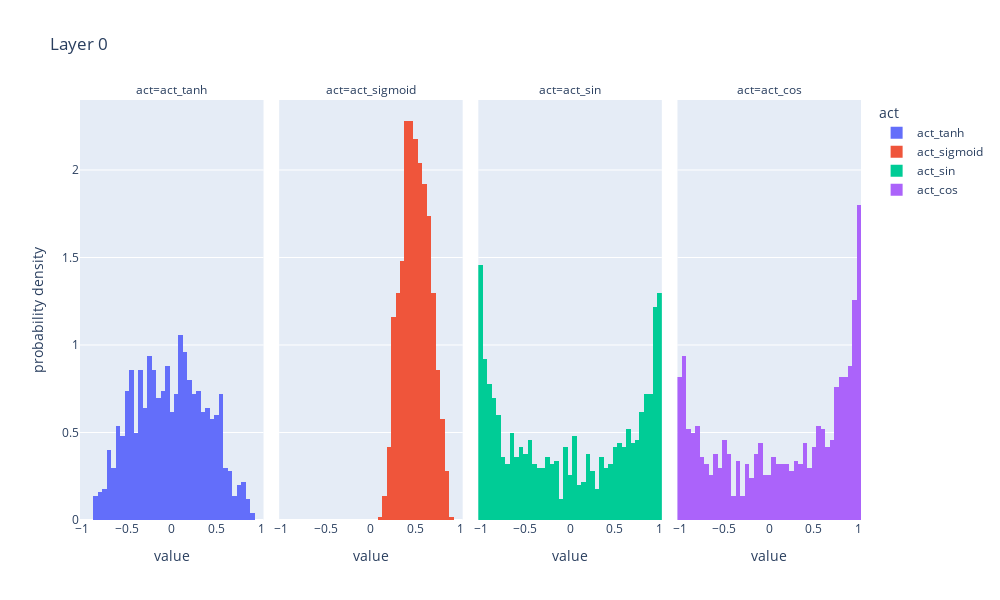
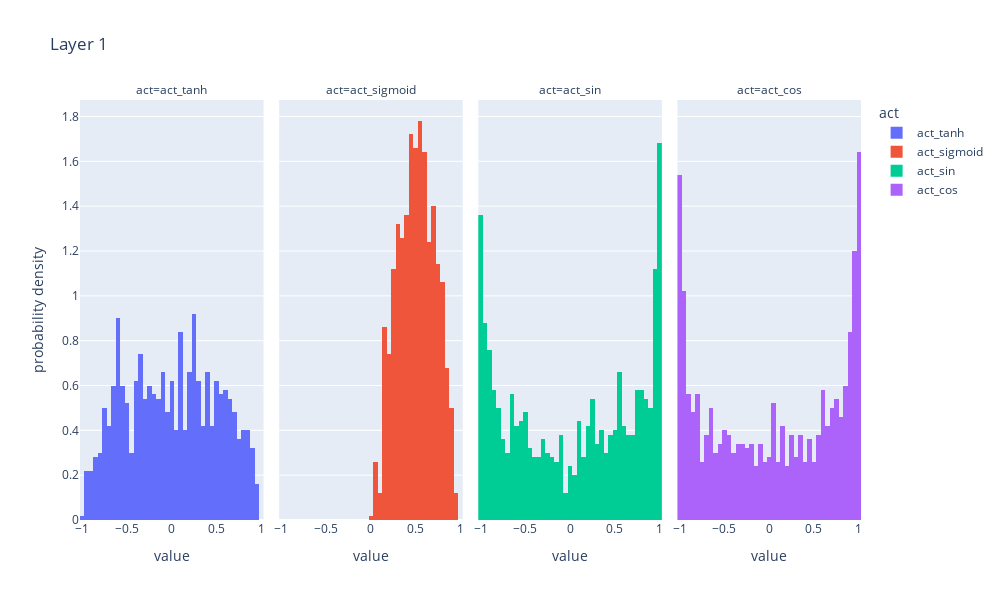
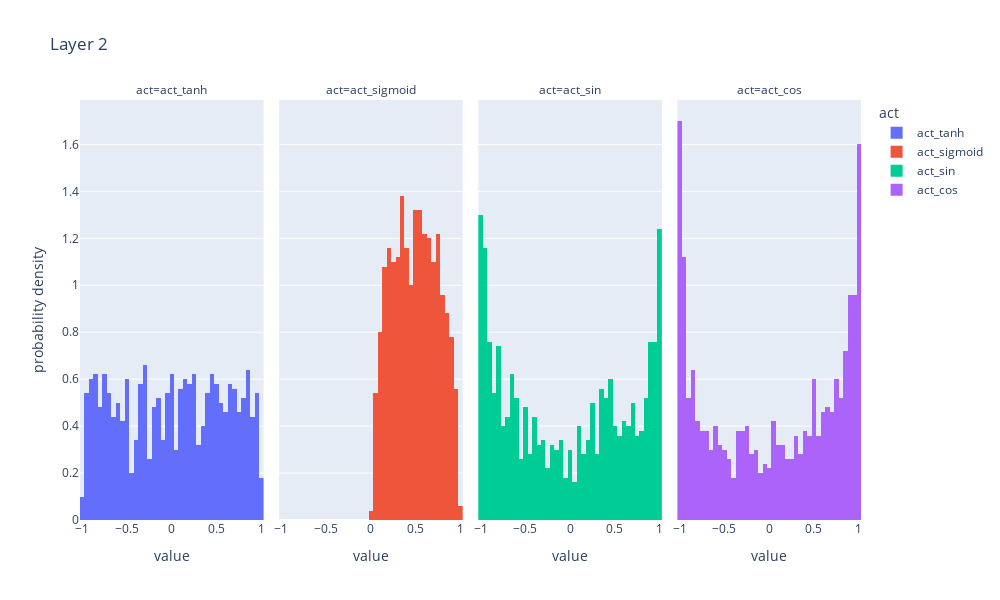
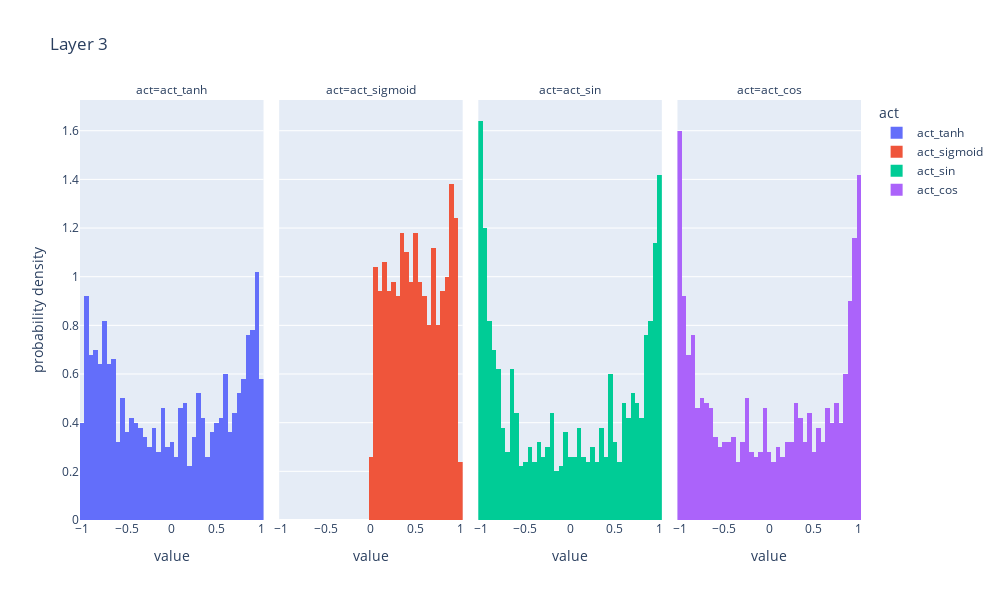

Here is the notebook cell these charts were saved with, in order:
### Code cell
x = U(2000, 2)
o, intermediate_acts = model.forward_with_activations(x)

for i, (h, acts) in enumerate(intermediate_acts):
    plot_acts(acts, title=f'Layer {i}')
    display(h.plt)
    # if i >= 1:
    #     break

### Figure 1 — Plotly figure (JSON) as saved in the notebook; plotly's stock layout.template omitted (floating-point values rounded to 4 significant figures; data arrays with more than 128 entries replaced by an {"elided": "..."} marker saying what was removed)
{"data": [{"alignmentgroup": "True", "bingroup": "x", "histnorm": "probability density", "hovertemplate": "act=act_tanh<br>value=%{x}<br>probability density=%{y}<extra></extra>", "legendgroup": "act_tanh", "marker": {"color": "#636efa", "pattern": {"shape": ""}}, "name": "act_tanh", "offsetgroup": "act_tanh", "orientation": "v", "showlegend": true, "type": "histogram", "x": {"elided": "1000 float values"}, "xaxis": "x", "yaxis": "y"}, {"alignmentgroup": "True", "bingroup": "x", "histnorm": "probability density", "hovertemplate": "act=act_sigmoid<br>value=%{x}<br>probability density=%{y}<extra></extra>", "legendgroup": "act_sigmoid", "marker": {"color": "#EF553B", "pattern": {"shape": ""}}, "name": "act_sigmoid", "offsetgroup": "act_sigmoid", "orientation": "v", "showlegend": true, "type": "histogram", "x": {"elided": "1000 float values"}, "xaxis": "x2", "yaxis": "y2"}, {"alignmentgroup": "True", "bingroup": "x", "histnorm": "probability density", "hovertemplate": "act=act_sin<br>value=%{x}<br>probability density=%{y}<extra></extra>", "legendgroup": "act_sin", "marker": {"color": "#00cc96", "pattern": {"shape": ""}}, "name": "act_sin", "offsetgroup": "act_sin", "orientation": "v", "showlegend": true, "type": "histogram", "x": {"elided": "1000 float values"}, "xaxis": "x3", "yaxis": "y3"}, {"alignmentgroup": "True", "bingroup": "x", "histnorm": "probability density", "hovertemplate": "act=act_cos<br>value=%{x}<br>probability density=%{y}<extra></extra>", "legendgroup": "act_cos", "marker": {"color": "#ab63fa", "pattern": {"shape": ""}}, "name": "act_cos", "offsetgroup": "act_cos", "orientation": "v", "showlegend": true, "type": "histogram", "x": {"elided": "1000 float values"}, "xaxis": "x4", "yaxis": "y4"}], "layout": {"annotations": [{"font": {}, "showarrow": false, "text": "act=act_tanh", "x": 0.1175, "xanchor": "center", "xref": "paper", "y": 1, "yanchor": "bottom", "yref": "paper"}, {"font": {}, "showarrow": false, "text": "act=act_sigmoid", "x": 0.3725, "xanchor": "center", "xref": "paper", "y": 1, "yanchor": "bottom", "yref": "paper"}, {"font": {}, "showarrow": false, "text": "act=act_sin", "x": 0.6275, "xanchor": "center", "xref": "paper", "y": 1, "yanchor": "bottom", "yref": "paper"}, {"font": {}, "showarrow": false, "text": "act=act_cos", "x": 0.8825, "xanchor": "center", "xref": "paper", "y": 1, "yanchor": "bottom", "yref": "paper"}], "autosize": false, "barmode": "relative", "height": 600, "legend": {"title": {"text": "act"}, "tracegroupgap": 0}, "title": {"text": "Layer 0"}, "width": 1000, "xaxis": {"anchor": "y", "autorange": true, "domain": [0, 0.235], "range": [-1.025, 1.025], "title": {"text": "value"}, "type": "linear"}, "xaxis2": {"anchor": "y2", "autorange": true, "domain": [0.255, 0.49], "matches": "x", "range": [-1.025, 1.025], "title": {"text": "value"}, "type": "linear"}, "xaxis3": {"anchor": "y3", "autorange": true, "domain": [0.51, 0.745], "matches": "x", "range": [-1.025, 1.025], "title": {"text": "value"}, "type": "linear"}, "xaxis4": {"anchor": "y4", "autorange": true, "domain": [0.765, 1.0], "matches": "x", "range": [-1.025, 1.025], "title": {"text": "value"}, "type": "linear"}, "yaxis": {"anchor": "x", "autorange": true, "domain": [0, 1], "range": [0, 2.4], "title": {"text": "probability density"}}, "yaxis2": {"anchor": "x2", "autorange": true, "domain": [0, 1], "matches": "y", "range": [0, 2.4], "showticklabels": false}, "yaxis3": {"anchor": "x3", "autorange": true, "domain": [0, 1], "matches": "y", "range": [0, 2.4], "showticklabels": false}, "yaxis4": {"anchor": "x4", "autorange": true, "domain": [0, 1], "matches": "y", "range": [0, 2.4], "showticklabels": false}}}

### Figure 2 — Plotly figure (JSON) as saved in the notebook; plotly's stock layout.template omitted (floating-point values rounded to 4 significant figures; data arrays with more than 128 entries replaced by an {"elided": "..."} marker saying what was removed)
{"data": [{"alignmentgroup": "True", "bingroup": "x", "histnorm": "probability density", "hovertemplate": "act=act_tanh<br>value=%{x}<br>probability density=%{y}<extra></extra>", "legendgroup": "act_tanh", "marker": {"color": "#636efa", "pattern": {"shape": ""}}, "name": "act_tanh", "offsetgroup": "act_tanh", "orientation": "v", "showlegend": true, "type": "histogram", "x": {"elided": "1000 float values"}, "xaxis": "x", "yaxis": "y"}, {"alignmentgroup": "True", "bingroup": "x", "histnorm": "probability density", "hovertemplate": "act=act_sigmoid<br>value=%{x}<br>probability density=%{y}<extra></extra>", "legendgroup": "act_sigmoid", "marker": {"color": "#EF553B", "pattern": {"shape": ""}}, "name": "act_sigmoid", "offsetgroup": "act_sigmoid", "orientation": "v", "showlegend": true, "type": "histogram", "x": {"elided": "1000 float values"}, "xaxis": "x2", "yaxis": "y2"}, {"alignmentgroup": "True", "bingroup": "x", "histnorm": "probability density", "hovertemplate": "act=act_sin<br>value=%{x}<br>probability density=%{y}<extra></extra>", "legendgroup": "act_sin", "marker": {"color": "#00cc96", "pattern": {"shape": ""}}, "name": "act_sin", "offsetgroup": "act_sin", "orientation": "v", "showlegend": true, "type": "histogram", "x": {"elided": "1000 float values"}, "xaxis": "x3", "yaxis": "y3"}, {"alignmentgroup": "True", "bingroup": "x", "histnorm": "probability density", "hovertemplate": "act=act_cos<br>value=%{x}<br>probability density=%{y}<extra></extra>", "legendgroup": "act_cos", "marker": {"color": "#ab63fa", "pattern": {"shape": ""}}, "name": "act_cos", "offsetgroup": "act_cos", "orientation": "v", "showlegend": true, "type": "histogram", "x": {"elided": "1000 float values"}, "xaxis": "x4", "yaxis": "y4"}], "layout": {"annotations": [{"font": {}, "showarrow": false, "text": "act=act_tanh", "x": 0.1175, "xanchor": "center", "xref": "paper", "y": 1, "yanchor": "bottom", "yref": "paper"}, {"font": {}, "showarrow": false, "text": "act=act_sigmoid", "x": 0.3725, "xanchor": "center", "xref": "paper", "y": 1, "yanchor": "bottom", "yref": "paper"}, {"font": {}, "showarrow": false, "text": "act=act_sin", "x": 0.6275, "xanchor": "center", "xref": "paper", "y": 1, "yanchor": "bottom", "yref": "paper"}, {"font": {}, "showarrow": false, "text": "act=act_cos", "x": 0.8825, "xanchor": "center", "xref": "paper", "y": 1, "yanchor": "bottom", "yref": "paper"}], "autosize": false, "barmode": "relative", "height": 600, "legend": {"title": {"text": "act"}, "tracegroupgap": 0}, "title": {"text": "Layer 1"}, "width": 1000, "xaxis": {"anchor": "y", "autorange": true, "domain": [0, 0.235], "range": [-1.025, 1.025], "title": {"text": "value"}, "type": "linear"}, "xaxis2": {"anchor": "y2", "autorange": true, "domain": [0.255, 0.49], "matches": "x", "range": [-1.025, 1.025], "title": {"text": "value"}, "type": "linear"}, "xaxis3": {"anchor": "y3", "autorange": true, "domain": [0.51, 0.745], "matches": "x", "range": [-1.025, 1.025], "title": {"text": "value"}, "type": "linear"}, "xaxis4": {"anchor": "y4", "autorange": true, "domain": [0.765, 1.0], "matches": "x", "range": [-1.025, 1.025], "title": {"text": "value"}, "type": "linear"}, "yaxis": {"anchor": "x", "autorange": true, "domain": [0, 1], "range": [0, 1.874], "title": {"text": "probability density"}}, "yaxis2": {"anchor": "x2", "autorange": true, "domain": [0, 1], "matches": "y", "range": [0, 1.874], "showticklabels": false}, "yaxis3": {"anchor": "x3", "autorange": true, "domain": [0, 1], "matches": "y", "range": [0, 1.874], "showticklabels": false}, "yaxis4": {"anchor": "x4", "autorange": true, "domain": [0, 1], "matches": "y", "range": [0, 1.874], "showticklabels": false}}}

### Figure 3 — Plotly figure (JSON) as saved in the notebook; plotly's stock layout.template omitted (floating-point values rounded to 4 significant figures; data arrays with more than 128 entries replaced by an {"elided": "..."} marker saying what was removed)
{"data": [{"alignmentgroup": "True", "bingroup": "x", "histnorm": "probability density", "hovertemplate": "act=act_tanh<br>value=%{x}<br>probability density=%{y}<extra></extra>", "legendgroup": "act_tanh", "marker": {"color": "#636efa", "pattern": {"shape": ""}}, "name": "act_tanh", "offsetgroup": "act_tanh", "orientation": "v", "showlegend": true, "type": "histogram", "x": {"elided": "1000 float values"}, "xaxis": "x", "yaxis": "y"}, {"alignmentgroup": "True", "bingroup": "x", "histnorm": "probability density", "hovertemplate": "act=act_sigmoid<br>value=%{x}<br>probability density=%{y}<extra></extra>", "legendgroup": "act_sigmoid", "marker": {"color": "#EF553B", "pattern": {"shape": ""}}, "name": "act_sigmoid", "offsetgroup": "act_sigmoid", "orientation": "v", "showlegend": true, "type": "histogram", "x": {"elided": "1000 float values"}, "xaxis": "x2", "yaxis": "y2"}, {"alignmentgroup": "True", "bingroup": "x", "histnorm": "probability density", "hovertemplate": "act=act_sin<br>value=%{x}<br>probability density=%{y}<extra></extra>", "legendgroup": "act_sin", "marker": {"color": "#00cc96", "pattern": {"shape": ""}}, "name": "act_sin", "offsetgroup": "act_sin", "orientation": "v", "showlegend": true, "type": "histogram", "x": {"elided": "1000 float values"}, "xaxis": "x3", "yaxis": "y3"}, {"alignmentgroup": "True", "bingroup": "x", "histnorm": "probability density", "hovertemplate": "act=act_cos<br>value=%{x}<br>probability density=%{y}<extra></extra>", "legendgroup": "act_cos", "marker": {"color": "#ab63fa", "pattern": {"shape": ""}}, "name": "act_cos", "offsetgroup": "act_cos", "orientation": "v", "showlegend": true, "type": "histogram", "x": {"elided": "1000 float values"}, "xaxis": "x4", "yaxis": "y4"}], "layout": {"annotations": [{"font": {}, "showarrow": false, "text": "act=act_tanh", "x": 0.1175, "xanchor": "center", "xref": "paper", "y": 1, "yanchor": "bottom", "yref": "paper"}, {"font": {}, "showarrow": false, "text": "act=act_sigmoid", "x": 0.3725, "xanchor": "center", "xref": "paper", "y": 1, "yanchor": "bottom", "yref": "paper"}, {"font": {}, "showarrow": false, "text": "act=act_sin", "x": 0.6275, "xanchor": "center", "xref": "paper", "y": 1, "yanchor": "bottom", "yref": "paper"}, {"font": {}, "showarrow": false, "text": "act=act_cos", "x": 0.8825, "xanchor": "center", "xref": "paper", "y": 1, "yanchor": "bottom", "yref": "paper"}], "autosize": false, "barmode": "relative", "height": 600, "legend": {"title": {"text": "act"}, "tracegroupgap": 0}, "title": {"text": "Layer 2"}, "width": 1000, "xaxis": {"anchor": "y", "autorange": true, "domain": [0, 0.235], "range": [-1.025, 1.025], "title": {"text": "value"}, "type": "linear"}, "xaxis2": {"anchor": "y2", "autorange": true, "domain": [0.255, 0.49], "matches": "x", "range": [-1.025, 1.025], "title": {"text": "value"}, "type": "linear"}, "xaxis3": {"anchor": "y3", "autorange": true, "domain": [0.51, 0.745], "matches": "x", "range": [-1.025, 1.025], "title": {"text": "value"}, "type": "linear"}, "xaxis4": {"anchor": "y4", "autorange": true, "domain": [0.765, 1.0], "matches": "x", "range": [-1.025, 1.025], "title": {"text": "value"}, "type": "linear"}, "yaxis": {"anchor": "x", "autorange": true, "domain": [0, 1], "range": [0, 1.789], "title": {"text": "probability density"}}, "yaxis2": {"anchor": "x2", "autorange": true, "domain": [0, 1], "matches": "y", "range": [0, 1.789], "showticklabels": false}, "yaxis3": {"anchor": "x3", "autorange": true, "domain": [0, 1], "matches": "y", "range": [0, 1.789], "showticklabels": false}, "yaxis4": {"anchor": "x4", "autorange": true, "domain": [0, 1], "matches": "y", "range": [0, 1.789], "showticklabels": false}}}

### Figure 4 — Plotly figure (JSON) as saved in the notebook; plotly's stock layout.template omitted (floating-point values rounded to 4 significant figures; data arrays with more than 128 entries replaced by an {"elided": "..."} marker saying what was removed)
{"data": [{"alignmentgroup": "True", "bingroup": "x", "histnorm": "probability density", "hovertemplate": "act=act_tanh<br>value=%{x}<br>probability density=%{y}<extra></extra>", "legendgroup": "act_tanh", "marker": {"color": "#636efa", "pattern": {"shape": ""}}, "name": "act_tanh", "offsetgroup": "act_tanh", "orientation": "v", "showlegend": true, "type": "histogram", "x": {"elided": "1000 float values"}, "xaxis": "x", "yaxis": "y"}, {"alignmentgroup": "True", "bingroup": "x", "histnorm": "probability density", "hovertemplate": "act=act_sigmoid<br>value=%{x}<br>probability density=%{y}<extra></extra>", "legendgroup": "act_sigmoid", "marker": {"color": "#EF553B", "pattern": {"shape": ""}}, "name": "act_sigmoid", "offsetgroup": "act_sigmoid", "orientation": "v", "showlegend": true, "type": "histogram", "x": {"elided": "1000 float values"}, "xaxis": "x2", "yaxis": "y2"}, {"alignmentgroup": "True", "bingroup": "x", "histnorm": "probability density", "hovertemplate": "act=act_sin<br>value=%{x}<br>probability density=%{y}<extra></extra>", "legendgroup": "act_sin", "marker": {"color": "#00cc96", "pattern": {"shape": ""}}, "name": "act_sin", "offsetgroup": "act_sin", "orientation": "v", "showlegend": true, "type": "histogram", "x": {"elided": "1000 float values"}, "xaxis": "x3", "yaxis": "y3"}, {"alignmentgroup": "True", "bingroup": "x", "histnorm": "probability density", "hovertemplate": "act=act_cos<br>value=%{x}<br>probability density=%{y}<extra></extra>", "legendgroup": "act_cos", "marker": {"color": "#ab63fa", "pattern": {"shape": ""}}, "name": "act_cos", "offsetgroup": "act_cos", "orientation": "v", "showlegend": true, "type": "histogram", "x": {"elided": "1000 float values"}, "xaxis": "x4", "yaxis": "y4"}], "layout": {"annotations": [{"font": {}, "showarrow": false, "text": "act=act_tanh", "x": 0.1175, "xanchor": "center", "xref": "paper", "y": 1, "yanchor": "bottom", "yref": "paper"}, {"font": {}, "showarrow": false, "text": "act=act_sigmoid", "x": 0.3725, "xanchor": "center", "xref": "paper", "y": 1, "yanchor": "bottom", "yref": "paper"}, {"font": {}, "showarrow": false, "text": "act=act_sin", "x": 0.6275, "xanchor": "center", "xref": "paper", "y": 1, "yanchor": "bottom", "yref": "paper"}, {"font": {}, "showarrow": false, "text": "act=act_cos", "x": 0.8825, "xanchor": "center", "xref": "paper", "y": 1, "yanchor": "bottom", "yref": "paper"}], "autosize": false, "barmode": "relative", "height": 600, "legend": {"title": {"text": "act"}, "tracegroupgap": 0}, "title": {"text": "Layer 3"}, "width": 1000, "xaxis": {"anchor": "y", "autorange": true, "domain": [0, 0.235], "range": [-1.025, 1.025], "title": {"text": "value"}, "type": "linear"}, "xaxis2": {"anchor": "y2", "autorange": true, "domain": [0.255, 0.49], "matches": "x", "range": [-1.025, 1.025], "title": {"text": "value"}, "type": "linear"}, "xaxis3": {"anchor": "y3", "autorange": true, "domain": [0.51, 0.745], "matches": "x", "range": [-1.025, 1.025], "title": {"text": "value"}, "type": "linear"}, "xaxis4": {"anchor": "y4", "autorange": true, "domain": [0.765, 1.0], "matches": "x", "range": [-1.025, 1.025], "title": {"text": "value"}, "type": "linear"}, "yaxis": {"anchor": "x", "autorange": true, "domain": [0, 1], "range": [0, 1.726], "title": {"text": "probability density"}}, "yaxis2": {"anchor": "x2", "autorange": true, "domain": [0, 1], "matches": "y", "range": [0, 1.726], "showticklabels": false}, "yaxis3": {"anchor": "x3", "autorange": true, "domain": [0, 1], "matches": "y", "range": [0, 1.726], "showticklabels": false}, "yaxis4": {"anchor": "x4", "autorange": true, "domain": [0, 1], "matches": "y", "range": [0, 1.726], "showticklabels": false}}}
